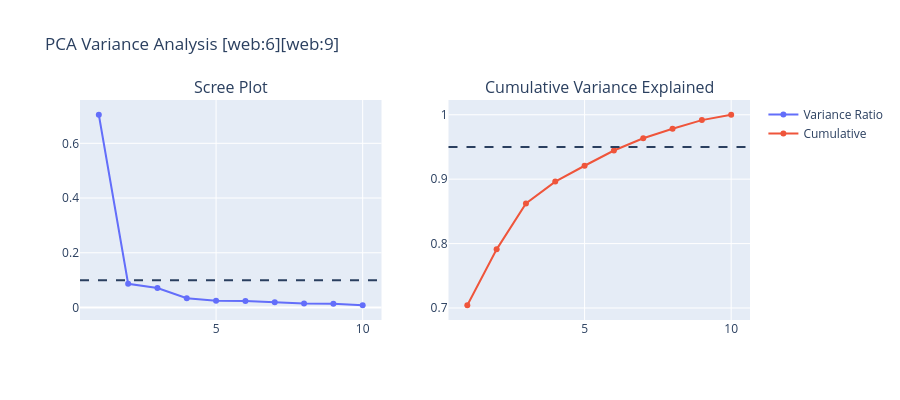

Write notebook code for a chart like this one.
### Markdown cell above
### Scree Plot & Variance Explained

### Code cell
fig = make_subplots(rows=1, cols=2, 
                    subplot_titles=('Scree Plot', 'Cumulative Variance Explained'))

# Scree plot
fig.add_trace(go.Scatter(x=list(range(1, len(explained_var)+1)), 
                        y=explained_var, mode='lines+markers', name='Variance Ratio'),
              row=1, col=1)
fig.add_hline(y=0.1, line_dash="dash", row=1, col=1)

# Cumulative variance
fig.add_trace(go.Scatter(x=list(range(1, len(cumulative_var)+1)), 
                        y=cumulative_var, mode='lines+markers', name='Cumulative'),
              row=1, col=2)
fig.add_hline(y=0.95, line_dash="dash", row=1, col=2)

fig.update_layout(height=400, title_text="PCA Variance Analysis [web:6][web:9]")
fig.show()

### Figure 1 — Plotly figure (JSON) as saved in the notebook; plotly's stock layout.template omitted (floating-point values rounded to 4 significant figures)
{"data": [{"mode": "lines+markers", "name": "Variance Ratio", "type": "scatter", "x": [1, 2, 3, 4, 5, 6, 7, 8, 9, 10], "xaxis": "x", "y": [0.7043, 0.08675, 0.07115, 0.03401, 0.02464, 0.02362, 0.01901, 0.01481, 0.01342, 0.008305], "yaxis": "y"}, {"mode": "lines+markers", "name": "Cumulative", "type": "scatter", "x": [1, 2, 3, 4, 5, 6, 7, 8, 9, 10], "xaxis": "x2", "y": [0.7043, 0.791, 0.8622, 0.8962, 0.9208, 0.9445, 0.9635, 0.9783, 0.9917, 1.0], "yaxis": "y2"}], "layout": {"annotations": [{"font": {"size": 16}, "showarrow": false, "text": "Scree Plot", "x": 0.225, "xanchor": "center", "xref": "paper", "y": 1, "yanchor": "bottom", "yref": "paper"}, {"font": {"size": 16}, "showarrow": false, "text": "Cumulative Variance Explained", "x": 0.775, "xanchor": "center", "xref": "paper", "y": 1, "yanchor": "bottom", "yref": "paper"}], "height": 400, "shapes": [{"line": {"dash": "dash"}, "type": "line", "x0": 0, "x1": 1, "xref": "x domain", "y0": 0.1, "y1": 0.1, "yref": "y"}, {"line": {"dash": "dash"}, "type": "line", "x0": 0, "x1": 1, "xref": "x2 domain", "y0": 0.95, "y1": 0.95, "yref": "y2"}], "title": {"text": "PCA Variance Analysis [web:6][web:9]"}, "xaxis": {"anchor": "y", "domain": [0, 0.45]}, "xaxis2": {"anchor": "y2", "domain": [0.55, 1]}, "yaxis": {"anchor": "x", "domain": [0, 1]}, "yaxis2": {"anchor": "x2", "domain": [0, 1]}}}
